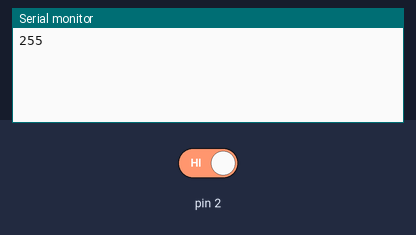
The sketch below on a simulated Arduino Uno, built with avr-gcc and run on an emulated ATmega328P. Shown: the last lines printed to the serial monitor. The inputs (shaded band) are chosen by the test bench; at power-on: pin 2 HIGH. EEPROM starts erased.

Above: at 1.2 s.
1.3 s: pin 2 driven LOW
At 2.4 s:
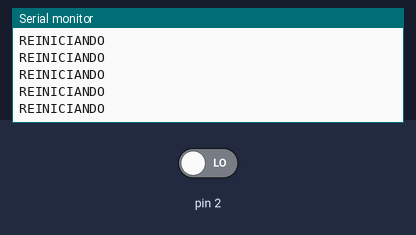
3.2 s: pin 2 driven HIGH
At 4.8 s:
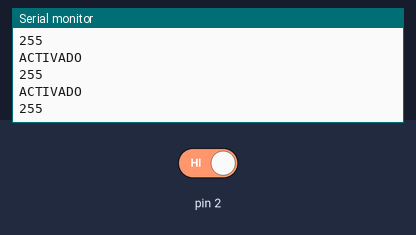

Measured:
- after the input at 1.3 s, the serial monitor: prints a new line at once (image 1)
- after the input at 3.2 s, the serial monitor: prints a new line after 0.07 s (image 2)

The sketch:

PillajoEstefania-Sleep.ino
```cpp
/*
   Universidad Técnica del Norte
   Facultad de Ingeniería en Ciencas Aplicadas
   Carrera de Ingeniería en Electrónica y Redes de Comunicación
   Estefanía Pillajo
   04-02-2020
*/
#include<TimerOne.h>
#include<avr/sleep.h>
#include<avr/power.h>
#include <avr/wdt.h>
#include<EEPROM.h>

int contador = 0;
int mood;

void setup() {
  Serial.begin(9600);
  mood = EEPROM.read(0);
  EEPROM.write(0, 1);
  attachInterrupt(0, despertar, LOW);
  Timer1.initialize(1000000);
  Timer1.attachInterrupt(conteo);
  set_sleep_mode(SLEEP_MODE_PWR_SAVE);
  Serial.begin(9600);
  Serial.println(mood);


}

void loop() {
  if (contador == 2 ) {
    Serial.println("ACTIVADO");
    EEPROM.write(0, 1);
    Serial.println(mood);
  }
  if (contador == 12) {
    Serial.println("DESACTIVADO");
    EEPROM.update(0, 0);
    sleep_mode();
    sleep_enable();
    sleep_disable();
  }
}

void conteo() {
  contador++;

}

void despertar() {
  sleep_disable();
  Serial.println("REINICIANDO");
  contador = 0;
}
```
